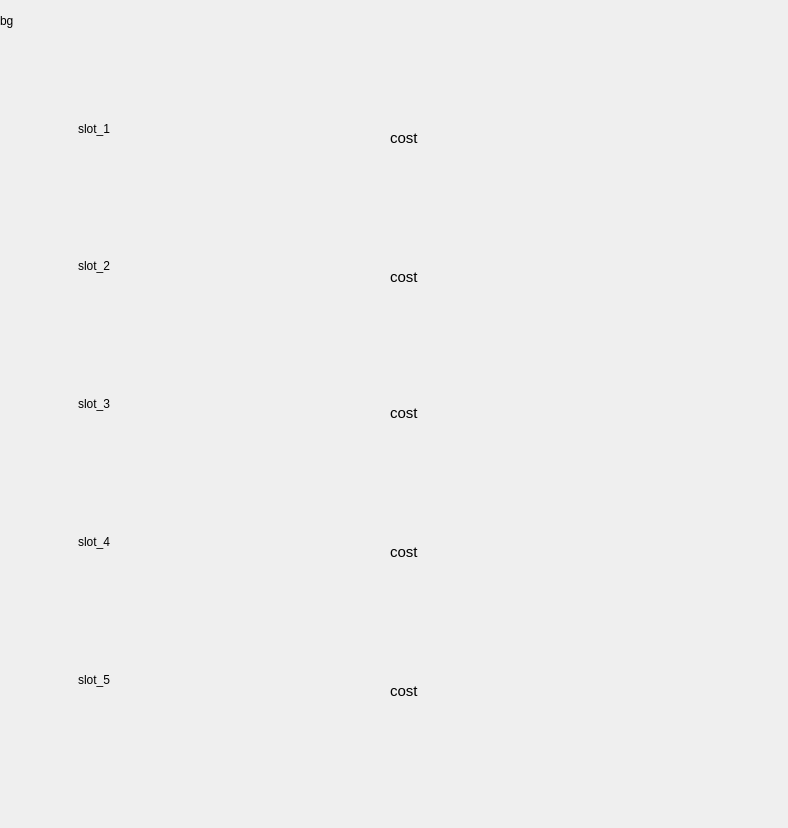
<?xml version="1.0" encoding="UTF-8"?>
<ui version="4.0">
 <class>HireMenu</class>
 <widget class="QMainWindow" name="HireMenu">
  <property name="geometry">
   <rect>
    <x>0</x>
    <y>0</y>
    <width>788</width>
    <height>828</height>
   </rect>
  </property>
  <property name="windowTitle">
   <string>HireMenu</string>
  </property>
  <widget class="QWidget" name="centralwidget">
   <widget class="QLabel" name="slot2">
    <property name="geometry">
     <rect>
      <x>78</x>
      <y>202</y>
      <width>105</width>
      <height>127</height>
     </rect>
    </property>
    <property name="frameShape">
     <enum>QFrame::NoFrame</enum>
    </property>
    <property name="frameShadow">
     <enum>QFrame::Raised</enum>
    </property>
    <property name="lineWidth">
     <number>1</number>
    </property>
    <property name="midLineWidth">
     <number>0</number>
    </property>
    <property name="text">
     <string>slot_2</string>
    </property>
   </widget>
   <widget class="QPushButton" name="pushButtonSlot1">
    <property name="geometry">
     <rect>
      <x>78</x>
      <y>65</y>
      <width>105</width>
      <height>127</height>
     </rect>
    </property>
    <property name="text">
     <string/>
    </property>
    <property name="flat">
     <bool>true</bool>
    </property>
   </widget>
   <widget class="QLabel" name="slot5">
    <property name="geometry">
     <rect>
      <x>78</x>
      <y>616</y>
      <width>105</width>
      <height>127</height>
     </rect>
    </property>
    <property name="frameShape">
     <enum>QFrame::NoFrame</enum>
    </property>
    <property name="frameShadow">
     <enum>QFrame::Raised</enum>
    </property>
    <property name="lineWidth">
     <number>1</number>
    </property>
    <property name="midLineWidth">
     <number>0</number>
    </property>
    <property name="text">
     <string>slot_5</string>
    </property>
   </widget>
   <widget class="QLabel" name="slot3">
    <property name="geometry">
     <rect>
      <x>78</x>
      <y>340</y>
      <width>105</width>
      <height>127</height>
     </rect>
    </property>
    <property name="frameShape">
     <enum>QFrame::NoFrame</enum>
    </property>
    <property name="frameShadow">
     <enum>QFrame::Raised</enum>
    </property>
    <property name="lineWidth">
     <number>1</number>
    </property>
    <property name="midLineWidth">
     <number>0</number>
    </property>
    <property name="text">
     <string>slot_3</string>
    </property>
   </widget>
   <widget class="QLabel" name="slot4">
    <property name="geometry">
     <rect>
      <x>78</x>
      <y>478</y>
      <width>105</width>
      <height>127</height>
     </rect>
    </property>
    <property name="frameShape">
     <enum>QFrame::NoFrame</enum>
    </property>
    <property name="frameShadow">
     <enum>QFrame::Raised</enum>
    </property>
    <property name="lineWidth">
     <number>1</number>
    </property>
    <property name="midLineWidth">
     <number>0</number>
    </property>
    <property name="text">
     <string>slot_4</string>
    </property>
   </widget>
   <widget class="QPushButton" name="pushButtonSlot3">
    <property name="geometry">
     <rect>
      <x>78</x>
      <y>340</y>
      <width>105</width>
      <height>127</height>
     </rect>
    </property>
    <property name="text">
     <string/>
    </property>
    <property name="flat">
     <bool>true</bool>
    </property>
   </widget>
   <widget class="QPushButton" name="pushButtonSlot5">
    <property name="geometry">
     <rect>
      <x>78</x>
      <y>616</y>
      <width>105</width>
      <height>127</height>
     </rect>
    </property>
    <property name="text">
     <string/>
    </property>
    <property name="flat">
     <bool>true</bool>
    </property>
   </widget>
   <widget class="QPushButton" name="pushButtonSlot4">
    <property name="geometry">
     <rect>
      <x>78</x>
      <y>478</y>
      <width>105</width>
      <height>127</height>
     </rect>
    </property>
    <property name="text">
     <string/>
    </property>
    <property name="flat">
     <bool>true</bool>
    </property>
   </widget>
   <widget class="QLabel" name="slot1">
    <property name="geometry">
     <rect>
      <x>78</x>
      <y>65</y>
      <width>105</width>
      <height>127</height>
     </rect>
    </property>
    <property name="frameShape">
     <enum>QFrame::NoFrame</enum>
    </property>
    <property name="frameShadow">
     <enum>QFrame::Raised</enum>
    </property>
    <property name="lineWidth">
     <number>1</number>
    </property>
    <property name="midLineWidth">
     <number>0</number>
    </property>
    <property name="text">
     <string>slot_1</string>
    </property>
   </widget>
   <widget class="QPushButton" name="pushButtonSlot2">
    <property name="geometry">
     <rect>
      <x>78</x>
      <y>202</y>
      <width>105</width>
      <height>127</height>
     </rect>
    </property>
    <property name="text">
     <string/>
    </property>
    <property name="flat">
     <bool>true</bool>
    </property>
   </widget>
   <widget class="QLabel" name="gifLabel1">
    <property name="geometry">
     <rect>
      <x>486</x>
      <y>65</y>
      <width>201</width>
      <height>127</height>
     </rect>
    </property>
    <property name="sizePolicy">
     <sizepolicy hsizetype="Preferred" vsizetype="Preferred">
      <horstretch>0</horstretch>
      <verstretch>0</verstretch>
     </sizepolicy>
    </property>
    <property name="frameShape">
     <enum>QFrame::Panel</enum>
    </property>
    <property name="frameShadow">
     <enum>QFrame::Sunken</enum>
    </property>
    <property name="lineWidth">
     <number>0</number>
    </property>
    <property name="text">
     <string/>
    </property>
    <property name="scaledContents">
     <bool>false</bool>
    </property>
    <property name="alignment">
     <set>Qt::AlignCenter</set>
    </property>
   </widget>
   <widget class="QLabel" name="gifLabel2">
    <property name="geometry">
     <rect>
      <x>486</x>
      <y>202</y>
      <width>201</width>
      <height>127</height>
     </rect>
    </property>
    <property name="frameShape">
     <enum>QFrame::Panel</enum>
    </property>
    <property name="frameShadow">
     <enum>QFrame::Sunken</enum>
    </property>
    <property name="lineWidth">
     <number>0</number>
    </property>
    <property name="text">
     <string/>
    </property>
    <property name="scaledContents">
     <bool>false</bool>
    </property>
    <property name="alignment">
     <set>Qt::AlignCenter</set>
    </property>
   </widget>
   <widget class="QLabel" name="gifLabel3">
    <property name="geometry">
     <rect>
      <x>486</x>
      <y>340</y>
      <width>201</width>
      <height>127</height>
     </rect>
    </property>
    <property name="frameShape">
     <enum>QFrame::Panel</enum>
    </property>
    <property name="frameShadow">
     <enum>QFrame::Sunken</enum>
    </property>
    <property name="lineWidth">
     <number>0</number>
    </property>
    <property name="text">
     <string/>
    </property>
    <property name="scaledContents">
     <bool>false</bool>
    </property>
    <property name="alignment">
     <set>Qt::AlignCenter</set>
    </property>
   </widget>
   <widget class="QLabel" name="gifLabel4">
    <property name="geometry">
     <rect>
      <x>486</x>
      <y>478</y>
      <width>201</width>
      <height>127</height>
     </rect>
    </property>
    <property name="frameShape">
     <enum>QFrame::Panel</enum>
    </property>
    <property name="frameShadow">
     <enum>QFrame::Sunken</enum>
    </property>
    <property name="lineWidth">
     <number>0</number>
    </property>
    <property name="text">
     <string/>
    </property>
    <property name="scaledContents">
     <bool>false</bool>
    </property>
    <property name="alignment">
     <set>Qt::AlignCenter</set>
    </property>
   </widget>
   <widget class="QLabel" name="gifLabel5">
    <property name="geometry">
     <rect>
      <x>486</x>
      <y>616</y>
      <width>201</width>
      <height>127</height>
     </rect>
    </property>
    <property name="sizePolicy">
     <sizepolicy hsizetype="Preferred" vsizetype="Preferred">
      <horstretch>0</horstretch>
      <verstretch>0</verstretch>
     </sizepolicy>
    </property>
    <property name="frameShape">
     <enum>QFrame::Panel</enum>
    </property>
    <property name="frameShadow">
     <enum>QFrame::Sunken</enum>
    </property>
    <property name="lineWidth">
     <number>0</number>
    </property>
    <property name="text">
     <string/>
    </property>
    <property name="scaledContents">
     <bool>false</bool>
    </property>
    <property name="alignment">
     <set>Qt::AlignCenter</set>
    </property>
   </widget>
   <widget class="QPushButton" name="pushButtonBack">
    <property name="geometry">
     <rect>
      <x>700</x>
      <y>766</y>
      <width>60</width>
      <height>60</height>
     </rect>
    </property>
    <property name="toolTip">
     <string>Закрыть</string>
    </property>
    <property name="autoFillBackground">
     <bool>false</bool>
    </property>
    <property name="text">
     <string/>
    </property>
    <property name="flat">
     <bool>true</bool>
    </property>
   </widget>
   <widget class="QLabel" name="hireMenuBG">
    <property name="geometry">
     <rect>
      <x>0</x>
      <y>0</y>
      <width>41</width>
      <height>41</height>
     </rect>
    </property>
    <property name="maximumSize">
     <size>
      <width>788</width>
      <height>828</height>
     </size>
    </property>
    <property name="text">
     <string>bg</string>
    </property>
   </widget>
   <widget class="QLabel" name="slotFrame1">
    <property name="geometry">
     <rect>
      <x>67</x>
      <y>54</y>
      <width>125</width>
      <height>149</height>
     </rect>
    </property>
    <property name="frameShape">
     <enum>QFrame::Panel</enum>
    </property>
    <property name="frameShadow">
     <enum>QFrame::Raised</enum>
    </property>
    <property name="lineWidth">
     <number>0</number>
    </property>
    <property name="midLineWidth">
     <number>0</number>
    </property>
    <property name="text">
     <string/>
    </property>
   </widget>
   <widget class="QLabel" name="slotFrame2">
    <property name="geometry">
     <rect>
      <x>67</x>
      <y>191</y>
      <width>125</width>
      <height>150</height>
     </rect>
    </property>
    <property name="frameShape">
     <enum>QFrame::Panel</enum>
    </property>
    <property name="frameShadow">
     <enum>QFrame::Raised</enum>
    </property>
    <property name="lineWidth">
     <number>0</number>
    </property>
    <property name="midLineWidth">
     <number>0</number>
    </property>
    <property name="text">
     <string/>
    </property>
   </widget>
   <widget class="QLabel" name="slotFrame3">
    <property name="geometry">
     <rect>
      <x>67</x>
      <y>329</y>
      <width>125</width>
      <height>150</height>
     </rect>
    </property>
    <property name="frameShape">
     <enum>QFrame::Panel</enum>
    </property>
    <property name="frameShadow">
     <enum>QFrame::Raised</enum>
    </property>
    <property name="lineWidth">
     <number>0</number>
    </property>
    <property name="midLineWidth">
     <number>0</number>
    </property>
    <property name="text">
     <string/>
    </property>
   </widget>
   <widget class="QLabel" name="slotFrame4">
    <property name="geometry">
     <rect>
      <x>67</x>
      <y>467</y>
      <width>125</width>
      <height>150</height>
     </rect>
    </property>
    <property name="frameShape">
     <enum>QFrame::Panel</enum>
    </property>
    <property name="frameShadow">
     <enum>QFrame::Raised</enum>
    </property>
    <property name="lineWidth">
     <number>0</number>
    </property>
    <property name="midLineWidth">
     <number>0</number>
    </property>
    <property name="text">
     <string/>
    </property>
   </widget>
   <widget class="QLabel" name="slotFrame5">
    <property name="geometry">
     <rect>
      <x>67</x>
      <y>605</y>
      <width>125</width>
      <height>150</height>
     </rect>
    </property>
    <property name="frameShape">
     <enum>QFrame::Panel</enum>
    </property>
    <property name="frameShadow">
     <enum>QFrame::Raised</enum>
    </property>
    <property name="lineWidth">
     <number>0</number>
    </property>
    <property name="midLineWidth">
     <number>0</number>
    </property>
    <property name="text">
     <string/>
    </property>
   </widget>
   <widget class="QLabel" name="costUnit1">
    <property name="geometry">
     <rect>
      <x>390</x>
      <y>128</y>
      <width>71</width>
      <height>20</height>
     </rect>
    </property>
    <property name="font">
     <font>
      <family>Arial</family>
      <pointsize>11</pointsize>
      <weight>50</weight>
      <bold>false</bold>
     </font>
    </property>
    <property name="text">
     <string>cost</string>
    </property>
   </widget>
   <widget class="QLabel" name="costUnit2">
    <property name="geometry">
     <rect>
      <x>390</x>
      <y>267</y>
      <width>71</width>
      <height>20</height>
     </rect>
    </property>
    <property name="font">
     <font>
      <family>Arial</family>
      <pointsize>11</pointsize>
      <weight>50</weight>
      <bold>false</bold>
     </font>
    </property>
    <property name="text">
     <string>cost</string>
    </property>
   </widget>
   <widget class="QLabel" name="costUnit3">
    <property name="geometry">
     <rect>
      <x>390</x>
      <y>403</y>
      <width>71</width>
      <height>20</height>
     </rect>
    </property>
    <property name="font">
     <font>
      <family>Arial</family>
      <pointsize>11</pointsize>
      <weight>50</weight>
      <bold>false</bold>
     </font>
    </property>
    <property name="text">
     <string>cost</string>
    </property>
   </widget>
   <widget class="QLabel" name="costUnit4">
    <property name="geometry">
     <rect>
      <x>390</x>
      <y>542</y>
      <width>71</width>
      <height>20</height>
     </rect>
    </property>
    <property name="font">
     <font>
      <family>Arial</family>
      <pointsize>11</pointsize>
      <weight>50</weight>
      <bold>false</bold>
     </font>
    </property>
    <property name="text">
     <string>cost</string>
    </property>
   </widget>
   <widget class="QLabel" name="costUnit5">
    <property name="geometry">
     <rect>
      <x>390</x>
      <y>681</y>
      <width>71</width>
      <height>20</height>
     </rect>
    </property>
    <property name="font">
     <font>
      <family>Arial</family>
      <pointsize>11</pointsize>
      <weight>50</weight>
      <bold>false</bold>
     </font>
    </property>
    <property name="text">
     <string>cost</string>
    </property>
   </widget>
   <widget class="QPushButton" name="pushButtonBuy">
    <property name="geometry">
     <rect>
      <x>630</x>
      <y>766</y>
      <width>60</width>
      <height>60</height>
     </rect>
    </property>
    <property name="toolTip">
     <string>Нанять</string>
    </property>
    <property name="autoFillBackground">
     <bool>false</bool>
    </property>
    <property name="text">
     <string/>
    </property>
    <property name="flat">
     <bool>true</bool>
    </property>
   </widget>
   <widget class="QPushButton" name="pushButtonSelect1">
    <property name="geometry">
     <rect>
      <x>60</x>
      <y>54</y>
      <width>670</width>
      <height>149</height>
     </rect>
    </property>
    <property name="text">
     <string/>
    </property>
    <property name="checkable">
     <bool>false</bool>
    </property>
    <property name="flat">
     <bool>true</bool>
    </property>
   </widget>
   <widget class="QPushButton" name="pushButtonSelect2">
    <property name="geometry">
     <rect>
      <x>60</x>
      <y>191</y>
      <width>670</width>
      <height>150</height>
     </rect>
    </property>
    <property name="text">
     <string/>
    </property>
    <property name="flat">
     <bool>true</bool>
    </property>
   </widget>
   <widget class="QLabel" name="labelSelected1">
    <property name="enabled">
     <bool>true</bool>
    </property>
    <property name="geometry">
     <rect>
      <x>60</x>
      <y>54</y>
      <width>661</width>
      <height>149</height>
     </rect>
    </property>
    <property name="frameShape">
     <enum>QFrame::Box</enum>
    </property>
    <property name="lineWidth">
     <number>0</number>
    </property>
    <property name="text">
     <string/>
    </property>
   </widget>
   <widget class="QLabel" name="labelSelected2">
    <property name="enabled">
     <bool>true</bool>
    </property>
    <property name="geometry">
     <rect>
      <x>60</x>
      <y>191</y>
      <width>670</width>
      <height>150</height>
     </rect>
    </property>
    <property name="frameShape">
     <enum>QFrame::Box</enum>
    </property>
    <property name="lineWidth">
     <number>0</number>
    </property>
    <property name="text">
     <string/>
    </property>
   </widget>
   <widget class="QLabel" name="labelSelected3">
    <property name="enabled">
     <bool>true</bool>
    </property>
    <property name="geometry">
     <rect>
      <x>60</x>
      <y>329</y>
      <width>670</width>
      <height>150</height>
     </rect>
    </property>
    <property name="frameShape">
     <enum>QFrame::Box</enum>
    </property>
    <property name="lineWidth">
     <number>0</number>
    </property>
    <property name="text">
     <string/>
    </property>
   </widget>
   <widget class="QLabel" name="labelSelected4">
    <property name="enabled">
     <bool>true</bool>
    </property>
    <property name="geometry">
     <rect>
      <x>60</x>
      <y>467</y>
      <width>670</width>
      <height>150</height>
     </rect>
    </property>
    <property name="frameShape">
     <enum>QFrame::Box</enum>
    </property>
    <property name="lineWidth">
     <number>0</number>
    </property>
    <property name="text">
     <string/>
    </property>
   </widget>
   <widget class="QLabel" name="labelSelected5">
    <property name="enabled">
     <bool>true</bool>
    </property>
    <property name="geometry">
     <rect>
      <x>60</x>
      <y>605</y>
      <width>670</width>
      <height>150</height>
     </rect>
    </property>
    <property name="frameShape">
     <enum>QFrame::Box</enum>
    </property>
    <property name="lineWidth">
     <number>0</number>
    </property>
    <property name="text">
     <string/>
    </property>
   </widget>
   <widget class="QPushButton" name="pushButtonSelect3">
    <property name="geometry">
     <rect>
      <x>60</x>
      <y>329</y>
      <width>670</width>
      <height>150</height>
     </rect>
    </property>
    <property name="text">
     <string/>
    </property>
    <property name="flat">
     <bool>true</bool>
    </property>
   </widget>
   <widget class="QPushButton" name="pushButtonSelect4">
    <property name="geometry">
     <rect>
      <x>60</x>
      <y>467</y>
      <width>670</width>
      <height>150</height>
     </rect>
    </property>
    <property name="text">
     <string/>
    </property>
    <property name="flat">
     <bool>true</bool>
    </property>
   </widget>
   <widget class="QPushButton" name="pushButtonSelect5">
    <property name="geometry">
     <rect>
      <x>60</x>
      <y>605</y>
      <width>670</width>
      <height>150</height>
     </rect>
    </property>
    <property name="text">
     <string/>
    </property>
    <property name="flat">
     <bool>true</bool>
    </property>
   </widget>
   <zorder>hireMenuBG</zorder>
   <zorder>labelSelected5</zorder>
   <zorder>labelSelected3</zorder>
   <zorder>labelSelected2</zorder>
   <zorder>labelSelected1</zorder>
   <zorder>labelSelected4</zorder>
   <zorder>costUnit3</zorder>
   <zorder>costUnit5</zorder>
   <zorder>costUnit2</zorder>
   <zorder>costUnit4</zorder>
   <zorder>costUnit1</zorder>
   <zorder>pushButtonSelect3</zorder>
   <zorder>pushButtonSelect2</zorder>
   <zorder>pushButtonSelect5</zorder>
   <zorder>pushButtonSelect4</zorder>
   <zorder>pushButtonSelect1</zorder>
   <zorder>slotFrame5</zorder>
   <zorder>slotFrame4</zorder>
   <zorder>slotFrame3</zorder>
   <zorder>slotFrame2</zorder>
   <zorder>slotFrame1</zorder>
   <zorder>slot1</zorder>
   <zorder>slot2</zorder>
   <zorder>slot3</zorder>
   <zorder>gifLabel1</zorder>
   <zorder>gifLabel2</zorder>
   <zorder>slot4</zorder>
   <zorder>slot5</zorder>
   <zorder>pushButtonBack</zorder>
   <zorder>pushButtonSlot4</zorder>
   <zorder>pushButtonSlot5</zorder>
   <zorder>gifLabel4</zorder>
   <zorder>gifLabel3</zorder>
   <zorder>gifLabel5</zorder>
   <zorder>pushButtonSlot3</zorder>
   <zorder>pushButtonSlot1</zorder>
   <zorder>pushButtonSlot2</zorder>
   <zorder>pushButtonBuy</zorder>
  </widget>
 </widget>
 <resources/>
 <connections/>
</ui>
